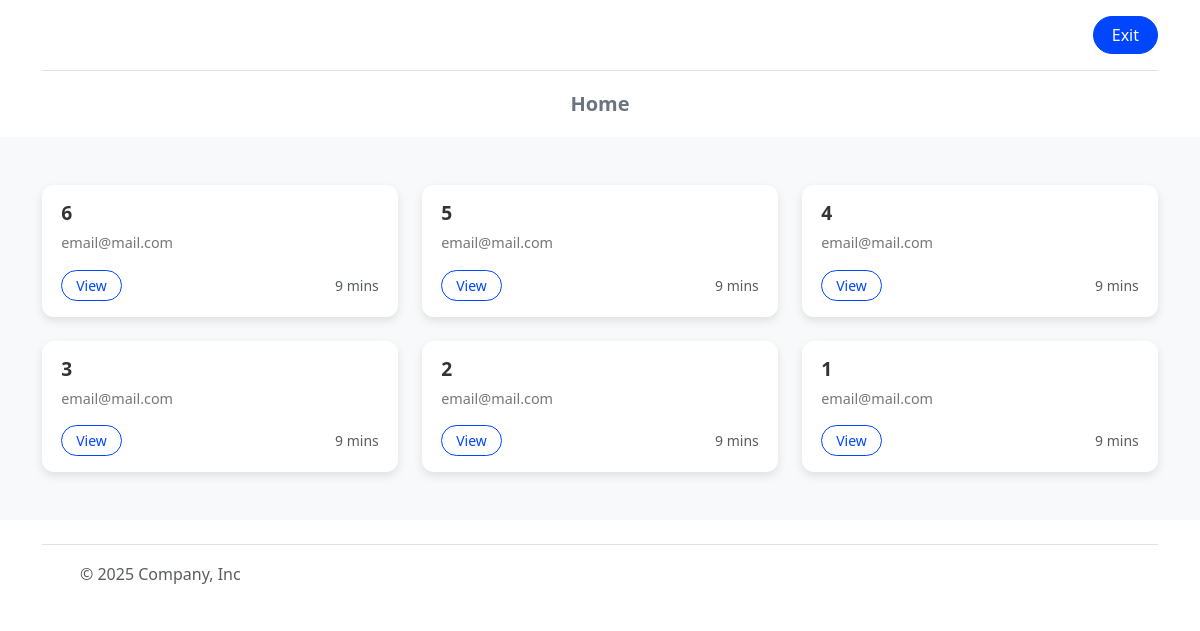
The page /discussion_topic (signed in) on the database its author committed.
### tables this page shows
CREATE TABLE discussion_topic(
                   id INTEGER PRIMARY KEY,
                   id_category INTEGER,
                   id_user INTEGER,
                   title VARCHAR(150),
                   text VARCHAR,
                   FOREIGN KEY (id_category) REFERENCES category(id),
                   FOREIGN KEY (id_user) REFERENCES user (id)
                    );

CREATE TABLE user(
               id INTEGER PRIMARY KEY,
               email VARCHAR(250),    
               hash_password VARCHAR(500),
               sale VARCHAR(500)
                );

### main.py (the view)
@app.route("/discussion_topic", endpoint="discussion_topic")
def discussion_topic():
    if "id_user" not in session.keys():
        return redirect(url_for("index"))
    category_list = db_scripts.get_all_category()
    all_discussion_topic = db_scripts.get_all_category_or_discussion_topic()
    return render_template("discussion_topic/discussion_topic.html",
                           category_list=category_list,
                           data=all_discussion_topic,
                           id_email=session.get("email_user"),
                           id_user=session.get("id_user")
                           )

### db_scripts.py (called while the page is built)
def db_deck(funk):
    def open_close(*args, **kwargs):
        db_open()
        data = funk(*args, **kwargs)
        db_close()
        return data
    return open_close

def db_open():
    global DB,cursor
    DB = sqlite3.connect(db_path)
    cursor = DB.cursor()

def db_close():
    DB.commit()
    cursor.close()
    DB.close()

@db_deck
def get_all_category():
    try:
        cursor.execute("""SELECT * FROM category
                        ORDER BY id
                       """)
        return cursor.fetchall()
    except:
        return False

### v3/templates/discussion_topic/discussion_topic.html (shortened to what this page needs)
{% extends "base.html" %}
{% block main %}
<div class="album py-5 bg-light">
  <div class="container">
    <div class="row row-cols-1 row-cols-sm-2 row-cols-md-3 g-4">
      {% for discussion_topic_id, discussion_topic_title, user_id, user_email in data %}
      <div class="col">
        <div class="topic-card">
          <div class="card-body">
            <h5 class="topic-card-title">{{ discussion_topic_title|replace("Title", "") }}</h5>
            <p class="topic-card-email">{{ user_email }}</p>
            <div class="d-flex justify-content-between align-items-center mt-3">
              <div class="btn-group">
                <a href="/discussion_topic/{{discussion_topic_id}}">
                  <button type="button" class="btn btn-sm btn-outline-primary">View</button>
                </a>
              </div>
              <small class="text-muted">9 mins</small>
            </div>
          </div>
        </div>
      </div>
      {% endfor %}
    </div>
  </div>
</div>
{% endblock %}

### v3/templates/base.html (shortened to what this page needs)
<!DOCTYPE html>
<html lang="en">
<head>
  <link href="https://cdn.jsdelivr.net/npm/bootstrap@5.3.3/dist/css/bootstrap.min.css" rel="stylesheet">
</head>
<body>
  <div class="container">
    <header class="d-flex flex-wrap align-items-center justify-content-between py-3 mb-0 border-bottom">
      <div class="col-md-3 mb-2 mb-md-0">
        <a href="/" class="d-inline-flex link-body-emphasis text-decoration-none">
          <svg class="bi" width="40" height="32" role="img" aria-label="Bootstrap">
            <use xlink:href="#bootstrap"></use>
          </svg>
        </a>
      </div>
      <div class="col-md-3 text-end auth-buttons">
        {% if id_user %}
          <a href="/Exit" class="btn btn-primary rounded-pill">Exit</a>
        {% else %}
          <a href="/Login" class="btn btn-outline-primary rounded-pill me-2">Login</a>
          <a href="/Registration" class="btn btn-primary rounded-pill">Sign-up</a>
        {% endif %}
      </div>
    </header>
  </div>
  <div class="container text-center nav-section">
    <ul class="nav justify-content-center mb-0">
      <li><a href="/" class="nav-link px-2 link-secondary fs-5 fw-semibold">Home</a></li>
    </ul>
  </div>
  <main>
    {% block main %}{% endblock %}
  </main>
  <div class="container">
    <footer class="d-flex flex-wrap justify-content-between align-items-center py-3 my-4 border-top">
      <div class="col-md-4 d-flex align-items-center">
        <a href="/" class="mb-3 me-2 mb-md-0 text-body-secondary text-decoration-none lh-1" aria-label="Bootstrap">
          <svg class="bi" width="30" height="24" aria-hidden="true"><use xlink:href="#bootstrap"></use></svg>
        </a>
        <span class="mb-3 mb-md-0 text-body-secondary">© 2025 Company, Inc</span>
      </div>
      <ul class="nav col-md-4 justify-content-end list-unstyled d-flex">
        <li class="ms-3"><a class="text-body-secondary" href="#" aria-label="Instagram"><svg class="bi" width="24" height="24" aria-hidden="true"><use xlink:href="#instagram"></use></svg></a></li>
        <li class="ms-3"><a class="text-body-secondary" href="#" aria-label="Facebook"><svg class="bi" width="24" height="24"><use xlink:href="#facebook"></use></svg></a></li>
      </ul>
    </footer>
  </div>
</body>
</html>

### v3/templates/discussion_topic/discussion_topic.html (style rules this page uses)
.topic-card { border-radius: 12px; box-shadow: 0 4px 10px rgba(0,0,0,0.1); overflow: hidden; background: #fff; transition: transform 0.2s ease, box-shadow 0.2s ease; }
.topic-card-title { font-weight: 600; font-size: 1.2rem; color: #333; margin-bottom: 8px; }
.topic-card-email { color: #777; font-size: 0.9rem; }
.card-body { padding: 1rem 1.2rem; }
.btn-group .btn { border-radius: 20px !important; margin-right: 6px; padding: 4px 14px; font-weight: 500; }
.btn-outline-primary { color: #0d6efd; border-color: #0d6efd; }

### v3/templates/base.html (style rules this page uses)
.auth-buttons .btn { border-radius: 50px !important; padding: 6px 18px; font-weight: 500; transition: all 0.2s ease; }
.auth-buttons .btn-primary { background-color: #0046ff; border-color: #0046ff; }
.btn-outline-primary { color: #0046ff; border-color: #0046ff; }
.btn-primary { background-color: #0046ff; border-color: #0046ff; }
.nav-section { padding: 10px 0; }

### rows shown on the page
discussion_topic: title "6", email "email@mail.com"
discussion_topic: title "5", email "email@mail.com"
discussion_topic: title "4", email "email@mail.com"
discussion_topic: title "3", email "email@mail.com"
discussion_topic: title "2", email "email@mail.com"
discussion_topic: title "1", email "email@mail.com"
